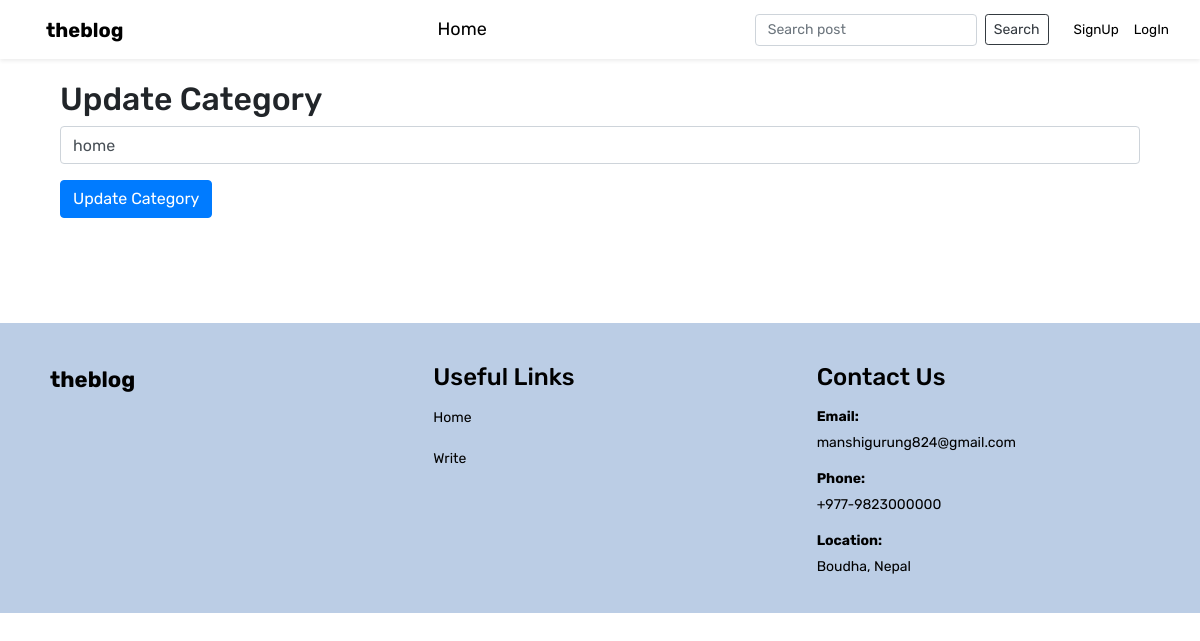
The page /update_category/27 on the database as committed earlier.
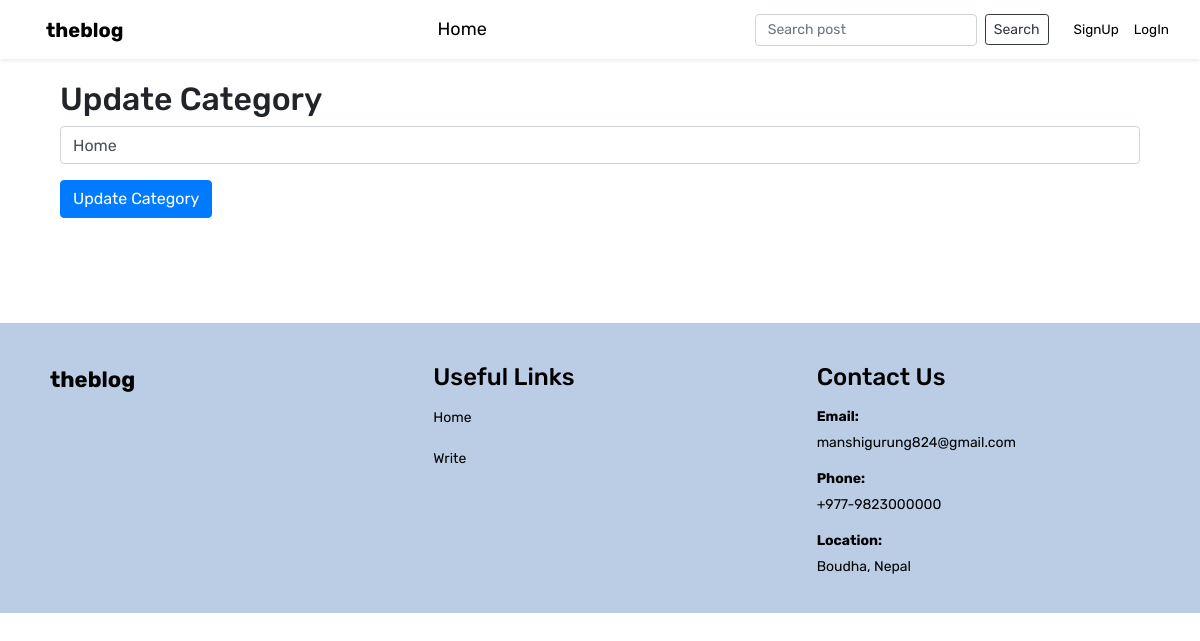
The same page on the database as committed later.
### theblog/models.py (models this page shows, shortened)
class Category(models.Model):
	name = models.CharField(max_length=255)

### theblog/views.py (the view)
# urls.py: path('update_category/<category_id>', views.update_category, name='update-category'),
def update_category(request, category_id):
	template_name = 'update_category.html'
	category = Category.objects.get(pk=category_id)
	if request.user.is_superuser:
		form = CategoryForm(request.POST or None, instance=category)
	else:
		form = CategoryForm(request.POST or None, instance=category)
	if form.is_valid():
		form.save()
		return redirect('admin_approval')
	return render(request, template_name, {'category': category, 'form':form})

### theblog/forms.py
class CategoryForm(forms.ModelForm):
	class Meta:
		model = Category
		fields = ['name']
		widgets = {
		'name': forms.TextInput(attrs={'class': 'form-control', 'placeholder': 'Add new category', 'size': '25'}),
		}
		labels = {
		'name': '',
		}

### theblog/templates/update_category.html (shortened to what this page needs)
{% extends 'base.html' %}
{% block content %}
<div class="container">
    <h2>Update Category</h2>
    <form method="POST">
        {{ form.as_p }}
        <button type="submit" class="btn btn-primary">Update Category</button>
    </form>
</div>
{% endblock %}

Rows that differ between the two databases and show on the page:
changed Category: name "home" → "Home"
